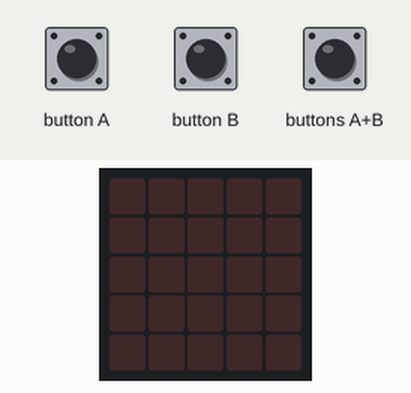
The program below on a simulated BBC micro:bit running MicroPython. Shown: the board's 5×5 LED display. The test bench sets the inputs (shaded band).

Above: at 1.2 s.
1.3 s: buttons A+B pressed for 0.15 s
At 3.6 s:
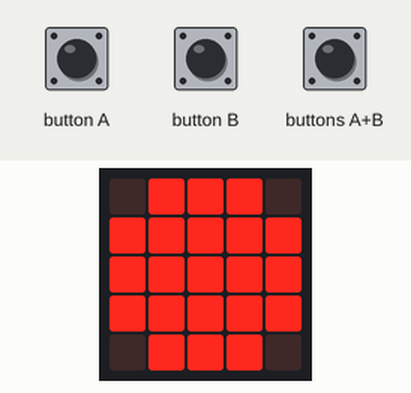
4.3 s: button A pressed for 0.15 s
7.4 s: button A pressed for 1 s
At 9.55 s:
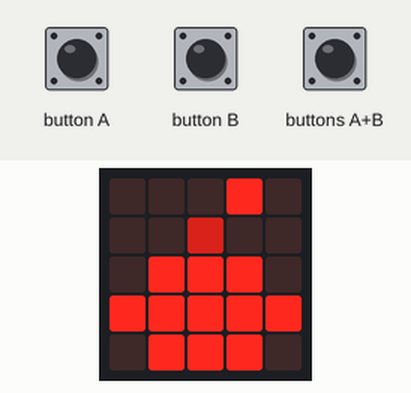
11.4 s: button B pressed for 0.15 s
At 12.56 s:
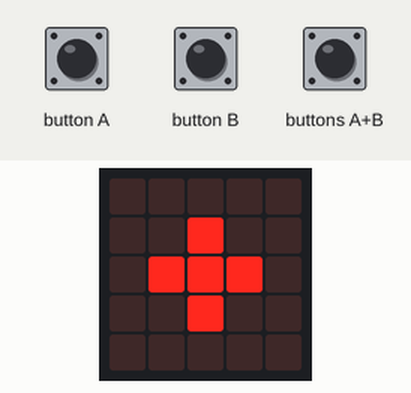
14.5 s: button B pressed for 1 s
At 15.58 s:
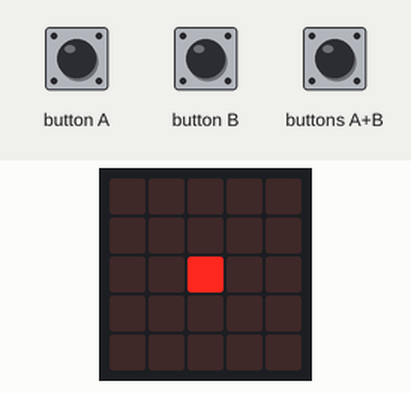
Timing chart, 0 to 17.5 s (numbered marks = the images above; inputs shaded):
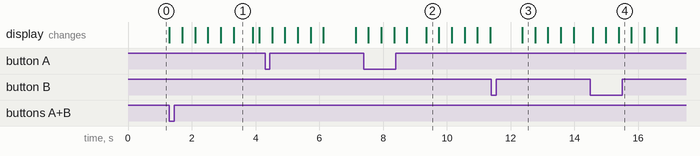

The program:

10020078_1a-Rafael.py
```python
import microbit
import radio
import math
import music

#constants
mijnReserve  = 0
mijnSchool   = 20
mijnLeerling = 78

#setup
radio.config(group=1)
radio.on()

####################################################
##### vanaf hier mag je stukjes code aanpassen #####
####################################################

boat0 = microbit.Image("00090:"
                       "00500:"
                       "09990:"
                       "99999:"
                       "09990")
boat1 = microbit.Image("00000:"
                       "00900:"
                       "09990:"
                       "99999:"
                       "09990")
boat2 = microbit.Image("00000:"
                       "00000:"
                       "09990:"
                       "99999:"
                       "09990")
boat3 = microbit.Image("00000:"
                       "00000:"
                       "00900:"
                       "00000:"
                       "00000:")
boat4 = microbit.Image("00000:"
                       "00900:"
                       "09990:"
                       "00900:"
                       "00000:")
boat5 = microbit.Image("09990:"
                       "99999:"
                       "99999:"
                       "99999:"
                       "09990:")

def functie_A():
    # deze code mag je veranderen
    anim = [boat0,boat1,boat2,boat3,boat4,boat5]
    microbit.display.show( anim )
    microbit.sleep(200)
    microbit.display.clear()
    # tot hier


def functie_B():
    # deze code mag je veranderen
    anim = [boat5,boat4,boat3,boat2,boat1,boat0]
    microbit.display.show( anim )
    microbit.sleep(200)
    microbit.display.clear()
    # tot hier


def functie_AB():
    # deze code mag je veranderen
    microbit.display.show(
        microbit.Image( '98765:'
                        '87654:'
                        '76543:'
                        '69432:'
                        '54321:' ) )
    microbit.sleep(200)
    microbit.display.clear()
    # tot hier


############################################
###### tot hier mag je code aanpassen ######
############################################

def handleRadio(incoming):
    receivedNumber = float(incoming)
    nummerOntvangen = receivedNumber
    nummerKnopje    = int(nummerOntvangen / 1000000)
    nummerOntvangen = nummerOntvangen - nummerKnopje * 1000000
    nummerReserve   = int(nummerOntvangen / 100000)
    nummerOntvangen = nummerOntvangen - nummerReserve* 100000
    nummerSchool    = int(nummerOntvangen / 1000)
    nummerOntvangen = nummerOntvangen - nummerSchool * 1000
    nummerLeerling  = int(nummerOntvangen)

    if nummerReserve  == mijnReserve  or nummerReserve  == 0 :
        if nummerSchool   == mijnSchool   or nummerSchool   == 0:
            if nummerLeerling == mijnLeerling or nummerLeerling == 0:
                if nummerKnopje == 1:
                    #microbit.pin5.write_digital(0)
                    #microbit.sleep(50)
                    #microbit.pin5.write_digital(1)
                    functie_A()
                elif nummerKnopje == 2:
                    #microbit.pin11.write_digital(0)
                    #microbit.sleep(50)
                    #microbit.pin11.write_digital(1)
                    functie_B()
                else:
                    #microbit.pin5.write_digital(0)
                    #microbit.pin11.write_digital(0)
                    #microbit.sleep(50)
                    #microbit.pin5.write_digital(1)
                    #microbit.pin11.write_digital(1)
                    functie_AB()


def get_message():
    try:
        msg = radio.receive_bytes()
        if msg is not None:
            if int(msg[0]) == 01 and int(msg[1]) == 00 and int(msg[2]) == 01:
                packet_type = msg[3]
                if packet_type == 0:
                    payload = 0
                    for i in range(len(msg[12:])):
                        payload += msg[12+i] * math.pow(256, i)
                    handleRadio(payload)
    except Exception as e:
        radio.off()
        radio.on()


while True:
    get_message()

    if microbit.button_a.was_pressed() and microbit.button_b.was_pressed():
        functie_AB()
    elif microbit.button_a.get_presses() > 0:
        functie_A()
    elif microbit.button_b.get_presses() > 0:
        functie_B()
```

Measured:
- after the input at 1.3 s, the display: first changes at once (image 1 shows a later state)
- after the input at 7.4 s, the display: first differs from a run without the input after 1.9 s (image 2)
- after the input at 11.4 s, the display: changes after 0.97 s (image 3)
- after the input at 14.5 s, the display: first changes after 0.08 s (image 4 shows a later state)
- what the display in image 1 shows lasts 0.6 s, from 3.3 s to 3.9 s
- what the display in image 2 shows lasts 0.5 s, from 9.3 s to 9.8 s
